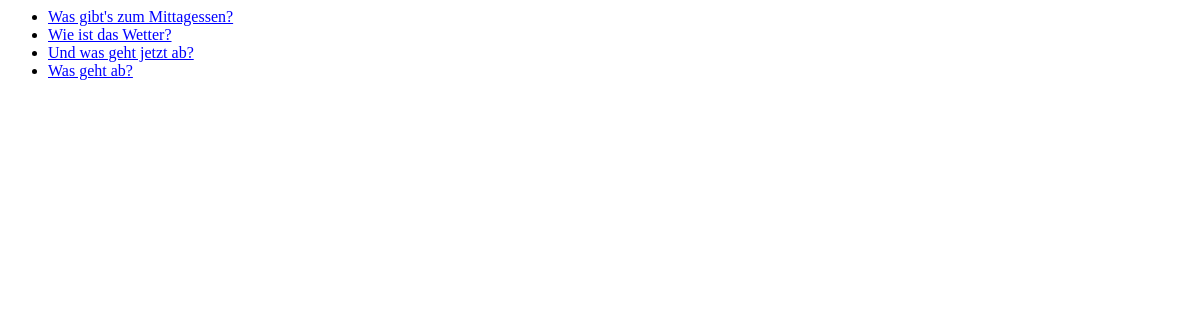
/polls/, run on an earlier commit of the app's database.
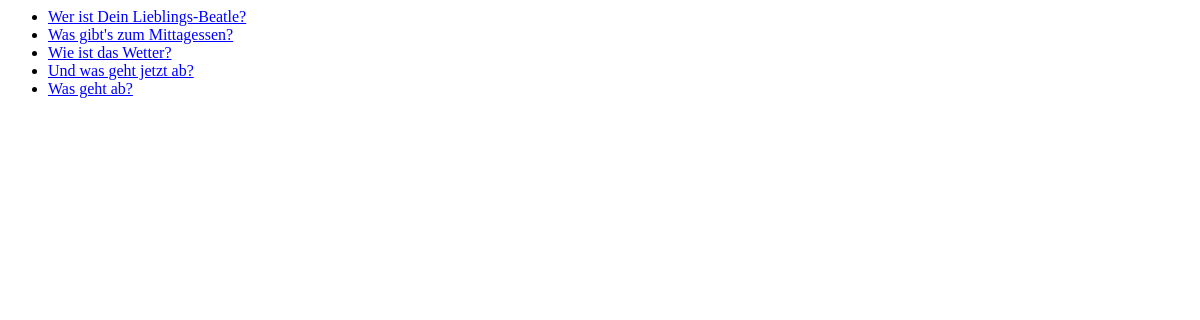
And on a later commit of the database.
### polls/models.py (models this page shows, shortened)
class Question(models.Model):
	question_text = models.CharField(max_length=200)
	pub_date = models.DateTimeField('date published') #('date published') macht aus 'pub_date' 'date published'
	def was_published_recently(self):
		now = timezone.now()
		return now - datetime.timedelta(days=1) <= self.pub_date <= now
	was_published_recently.admin_order_field = 'pub_date' # macht pub_date sortierbar
	was_published_recently.boolean = True
	was_published_recently.short_description = 'Published recently?'

### polls/views.py (the view)
class IndexView(generic.ListView):
	template_name = 'polls/index.html'
	context_object_name = 'letzte_fragen_liste'
	def get_queryset(self): # get_queryset ist für ListViews obligatorisch
		x = Question.objects.filter(pub_date__lte=timezone.now())
		y = x.order_by('-pub_date')[:5]
		return y

### polls/templates/polls/index.html
{% load staticfiles %}
<link rel="stylesheet" type="text/css" href="{% static "polls/style.css" %}">
{% if letzte_fragen_liste %}
	<ul>
		{% for question in letzte_fragen_liste %}
			<li><a href="{% url 'polls:detail' question.id %}">{{ question.question_text }}</a></li>
		{% endfor %}
	</ul>
{% else %}
	<p>Es gibt keine Polls.</p>
{% endif %}

What changed in the data, as far as the page shows it:
added Question: question_text "Wer ist Dein Lieblings-Beatle?"
